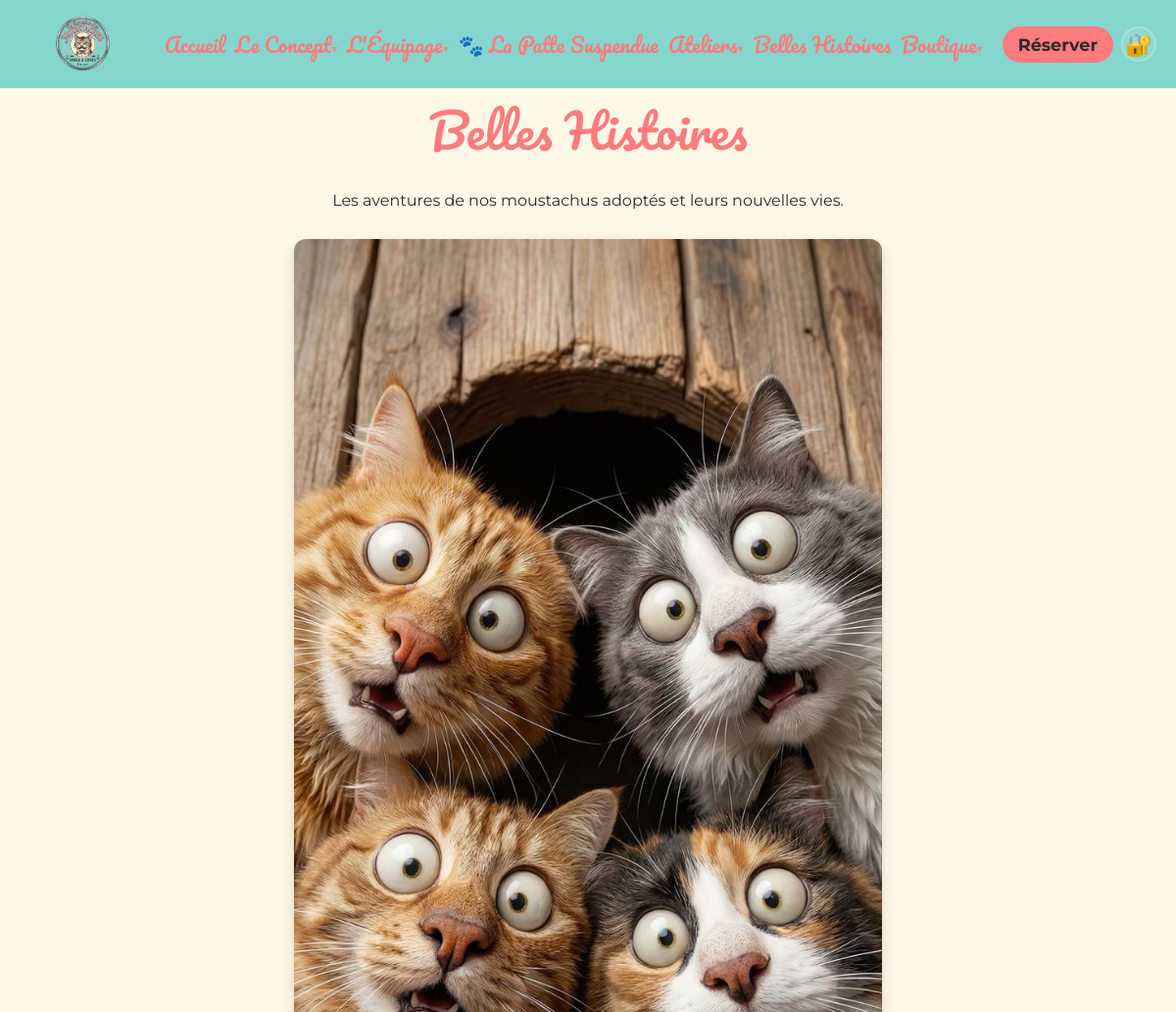
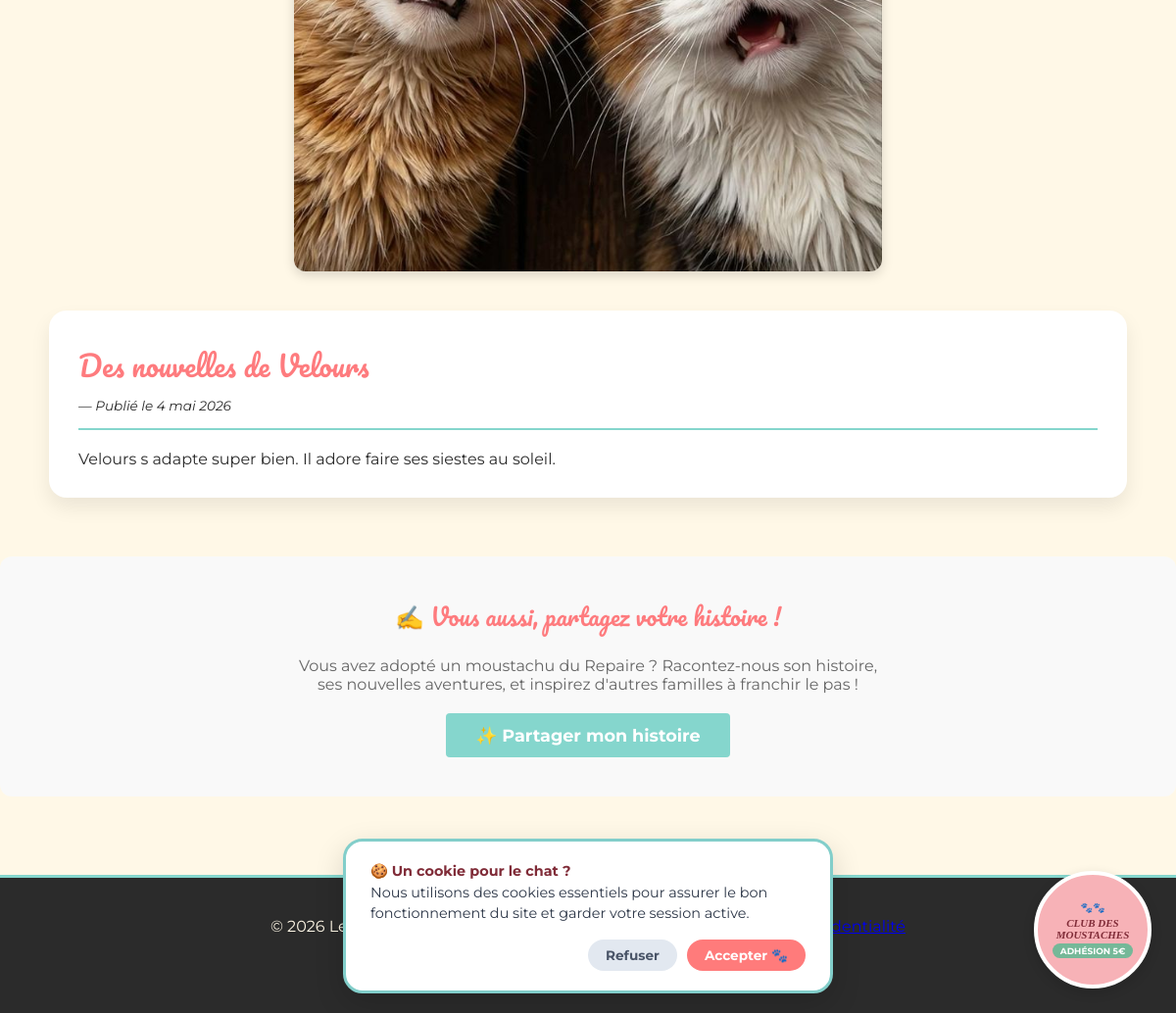
The page /belles-histoires.php on the database its author committed (2 pictures, top to bottom).
### tables this page shows
CREATE TABLE `belles_histoires` (
  `id` int NOT NULL AUTO_INCREMENT,
  `utilisateur_id` int NOT NULL,
  `titre` varchar(150) NOT NULL,
  `contenu` text NOT NULL,
  `statut` enum('en_attente','publiee','refusee') DEFAULT 'en_attente',
  `admin_id` int DEFAULT NULL,
  `date_publication` datetime NOT NULL DEFAULT CURRENT_TIMESTAMP,
  PRIMARY KEY (`id`),
  KEY `fk_histoires_utilisateur` (`utilisateur_id`),
  KEY `fk_histoires_admin` (`admin_id`),
  KEY `idx_histoires_statut` (`statut`),
  CONSTRAINT `fk_histoires_admin` FOREIGN KEY (`admin_id`) REFERENCES `admin_users` (`id`) ON DELETE SET NULL ON UPDATE CASCADE,
  CONSTRAINT `fk_histoires_utilisateur` FOREIGN KEY (`utilisateur_id`) REFERENCES `utilisateurs` (`id`) ON DELETE CASCADE ON UPDATE CASCADE
);

### public/belles-histoires.php (the view, shortened to what this page needs)
<?php
try {
    $pdo = getPDO();
    $sql = 'SELECT bh.id, bh.titre, bh.contenu, bh.date_publication, u.prenom, u.nom
            FROM belles_histoires bh
            LEFT JOIN utilisateurs u ON bh.utilisateur_id = u.id
            WHERE bh.statut = :statut
            ORDER BY bh.date_publication DESC';
    $requete = $pdo->prepare($sql);
    $requete->execute(['statut' => 'publiee']);
    $histoires = $requete->fetchAll();
} catch (PDOException $exception) {
    error_log('Erreur lors du chargement des belles histoires : ' . $exception->getMessage());
    $histoires = [];
}
function e(string $value): string
{
    return htmlspecialchars(trim($value), ENT_QUOTES, 'UTF-8');
}
function formatDate(string $date): string
{
    $dt = new DateTime($date);
    $mois_fr = ['janvier', 'février', 'mars', 'avril', 'mai', 'juin',
                'juillet', 'août', 'septembre', 'octobre', 'novembre', 'décembre'];
    $jour = (int)$dt->format('d');
    $mois = $mois_fr[(int)$dt->format('m') - 1];
    $annee = $dt->format('Y');
    return "$jour $mois $annee";
}
include_once __DIR__ . '/../includes/header.php';
?>
<main class="page-liste belles-histoires-liste">
    <section class="liste-header" style="text-align: center; margin-bottom: 40px;">
        <h1>Belles Histoires</h1>
        <p>Les aventures de nos moustachus adoptés et leurs nouvelles vies.</p>
        <?php
        $image_path = 'images/souvenir.jpg';
        if (file_exists(__DIR__ . '/images/souvenir.jpg')):
        ?>
            <img src="<?php echo e($image_path); ?>"
                 alt="Mur des souvenirs du Repaire des Moustaches"
                 style="width: 100%; max-width: 600px; margin: 30px auto 0; display: block; border-radius: 12px; box-shadow: 0 4px 12px rgba(0,0,0,0.15);"
                 loading="lazy">
        <?php endif; ?>
    </section>
    <section class="grille-histoires">
        <?php if (empty($histoires)): ?>
            <div style="text-align: center; padding: 60px 20px; background: white; border-radius: 12px;">
                <p style="font-size: 1.2rem; color: #666;">
                    🐾 Aucune histoire n'est encore partagée.
                    <br>Revenez bientôt pour découvrir les aventures de nos moustachus !
                </p>
            </div>
        <?php else: ?>
            <?php foreach ($histoires as $histoire): ?>
                <article class="carte-histoire">
                    <div class="histoire-header">
                        <h2><?php echo e((string) $histoire['titre']); ?></h2>
                        <p class="histoire-date">
                            —
                            <span>Publié le <?php echo e(formatDate((string) $histoire['date_publication'])); ?></span>
                        </p>
                    </div>
                    <div class="histoire-contenu">
                        <p><?php echo nl2br(e((string) $histoire['contenu'])); ?></p>
                    </div>
                </article>
            <?php endforeach; ?>
        <?php endif; ?>
    </section>
    <section style="text-align: center; margin-top: 60px; padding: 40px; background: #f9f9f9; border-radius: 12px;">
        <h2 style="margin-bottom: 20px; font-family: 'Pacifico', cursive; color: #FE7B7E; font-weight: normal;">
            ✍️ Vous aussi, partagez votre histoire !
        </h2>
        <p style="margin-bottom: 20px; color: #666; max-width: 600px; margin-left: auto; margin-right: auto;">
            Vous avez adopté un moustachu du Repaire ? Racontez-nous son histoire, ses nouvelles aventures,
            et inspirez d'autres familles à franchir le pas !
        </p>
        <a href="soumettre-histoire.php" class="bouton-reserver" style="background-color: #85D6CD; text-decoration: none; padding: 12px 30px; border-radius: 4px; color: white; font-weight: 700; display: inline-block;">
            ✨ Partager mon histoire
        </a>
    </section>
</main>
<?php
include_once __DIR__ . '/../includes/footer.php';
?>

### public/css/style.css (style rules this page uses)
:root { --creme: #FFF8E7; --vert-menthe: #85D6CD; --rose-corail: #FE7B7E; --gris-fonce: #2B2B2B; }
* { margin: 0; padding: 0; box-sizing: border-box; }
html, body { background-color: var(--creme); color: var(--gris-fonce); font-family: 'Montserrat', sans-serif; min-height: 100vh; }
.page-title, .page-section h1, .liste-header h1 { font-family: 'Pacifico', cursive !important; color: var(--rose-corail) !important; font-size: 3rem !important; font-weight: normal !important; margin-bottom: 20px; text-align: center; border-bottom: none !important; }
:where(a, button, input, select, textarea):focus-visible { outline: 3px solid var(--gris-fonce); outline-offset: 3px; }
.bouton-reserver { background-color: var(--rose-corail); color: var(--gris-fonce); text-decoration: none; padding: 12px 25px; border-radius: 30px; font-weight: bold; font-family: 'Montserrat', sans-serif; font-size: 1.1rem; transition: all 0.3s ease; white-space: nowrap; }
.grille-histoires { display: grid; grid-template-columns: repeat(auto-fit, minmax(300px, 1fr)); gap: 30px; max-width: 1100px; margin: 0 auto; }
.carte-histoire { background: white; border-radius: 18px; padding: 30px; box-shadow: 0 10px 20px rgba(0, 0, 0, 0.08); display: flex; flex-direction: column; transition: transform 0.3s ease, box-shadow 0.3s ease; }
.histoire-header { margin-bottom: 20px; border-bottom: 2px solid var(--vert-menthe); padding-bottom: 15px; }
.histoire-header h2 { font-family: 'Pacifico', cursive; color: var(--rose-corail); font-size: 1.8rem; font-weight: normal; margin-bottom: 8px; }
.histoire-date { font-size: 0.85rem; color: var(--gris-fonce); font-style: italic; }

### includes/header.php (style rules this page uses)
.bouton-reserver { padding: 8px 16px; white-space: nowrap; }

### rows shown on the page
belles_histoires: titre "Des nouvelles de Velours", date_publication "4 mai 2026", contenu "Velours s adapte super bien. Il adore faire ses siestes au soleil."
